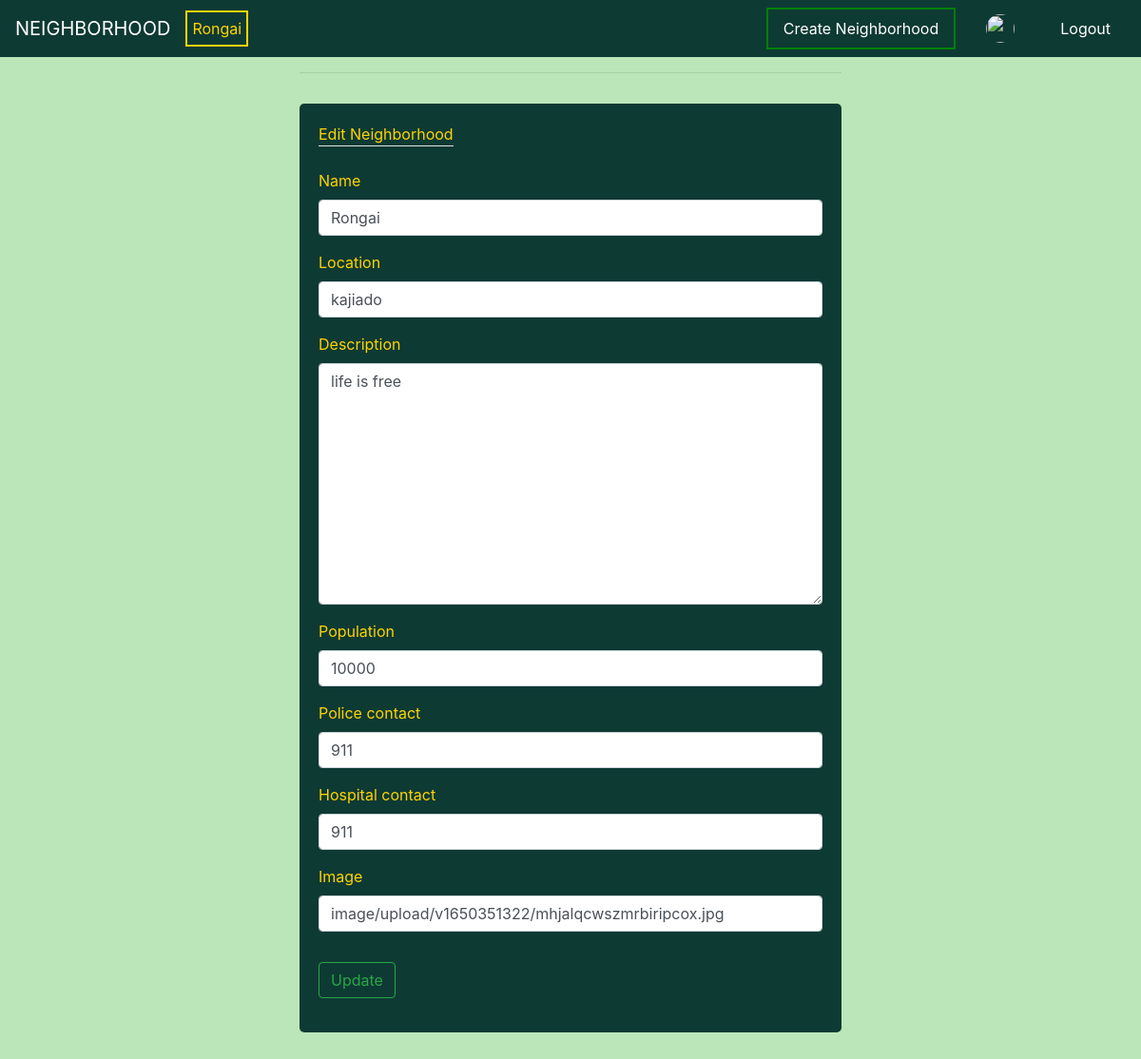
The page /update_neighborhood/1 (signed in) on the database its author committed.
### neighbor_app/models.py (models this page shows, shortened)
class Profile(models.Model):
  user = models.OneToOneField(User, on_delete=models.CASCADE,related_name='profile')
  first_name = models.CharField(max_length=100, blank=True)
  last_name = models.CharField(max_length=100, blank=True)
  email = models.EmailField(max_length=150)
  signup_confirmation = models.BooleanField(default=False)
  bio =models.TextField(null=True)
  profile_picture =CloudinaryField('image')
  neighborhood = models.ForeignKey('NeighborHood', on_delete=SET_NULL,null=True, related_name='people', blank=True)
  location =models.CharField(max_length=60,blank=True,null=True)

class NeighborHood(models.Model):
  name = models.CharField(max_length=60)
  location = models.CharField(max_length=60)
  admin = models.ForeignKey(Profile,on_delete=CASCADE,related_name='administrator')
  description = models.TextField()
  created_at = models.DateTimeField(auto_now_add=True)
  updated_at = models.DateTimeField(auto_now=True)
  population = models.IntegerField(null=True,blank = True)
  police_contact = models.IntegerField(null=True,blank = True)
  hospital_contact = models.IntegerField(null=True,blank = True)
  image = CloudinaryField('image')

### neighbor_app/views.py (the view)
# urls.py: path('update_neighborhood/<neighborhood_id>',app_views.update_neighborhood,name='update_neighborhood'),
@login_required
def update_neighborhood(request, neighborhood_id):
  neighborhood = NeighborHood.objects.get(pk=neighborhood_id)
  if request.method == 'POST':
    update_neighborhood_form = UpdateNeighborhoodForm(request.POST,request.FILES, instance=neighborhood)
    if update_neighborhood_form.is_valid():
      update_neighborhood_form.save()
      messages.success(request, f'Post updated!')
      return redirect('home')
  else:
    update_neighborhood_form = UpdateNeighborhoodForm(instance=neighborhood)
  return render(request, 'update_neighborhood.html', {"update_neighborhood_form":update_neighborhood_form})

### neighbor_app/forms.py
class UpdateNeighborhoodForm(forms.ModelForm):
  class Meta:
    model = NeighborHood
    fields = ['name','location','description','population','police_contact','hospital_contact','image']

### neighbor_app/templates/update_neighborhood.html (shortened to what this page needs)
{% extends "base.html" %}
{% load bootstrap4 %}
{% block content %}
<div class="container-fluid">
  <div class="row">
    <div class="col-md-3"></div>
    <div class="col-md-6">
      <hr>
      <div class="" id="myContent">
        <form class="forms" action="" method="POST" enctype="multipart/form-data">
          <fieldset class="form-group">
            <label for="" class="border-bottom mb-4 text-center">Edit Neighborhood</label>
            {% bootstrap_form update_neighborhood_form%}
          </fieldset>
          <div class="form-group">
            <button class="btn btn-outline-success" type="submit">Update</button>
          </div>
        </form>
      </div>
    </div>
    <div class="col-md-3"></div>
  </div>
</div>
{% endblock %}

### neighbor_app/templates/base.html (shortened to what this page needs)
{% load bootstrap4 %}
{% load static %}
{% load cloudinary %}
<!DOCTYPE html>
<html lang="en">
<head>
  <link rel="stylesheet" href="https://cdnjs.cloudflare.com/ajax/libs/font-awesome/4.7.0/css/font-awesome.min.css">
  {% block styles %}
  {% bootstrap_css %}
  <link rel="stylesheet" href="{% static 'css/styles.css' %}">
  {% endblock styles %}
</head>
<body>
    <nav class="navbar navbar-expand-md navbar-dark">
      <a href="{% url 'home' %}" class="navbar-brand">NEIGHBORHOOD</a>
      {% if request.user.profile.neighborhood %}
      <a class="my-neighborhood" href="{% url 'neighborhood' user.profile.neighborhood.id %}">{{user.profile.neighborhood.name}}</a>
      {% endif %}
      <div class="collapse navbar-collapse" id="navbarCollapse">
        {% if user.is_authenticated %}
        <a class="nav-item nav-link" style="border: 2px solid green; margin-left: 2px;" href="{% url 'create_neighborhood' %}">Create Neighborhood</a>
            {% if current_user.profile.profile_picture.url %}
            <a href="{% url 'profile'%}"><img class="profile_picture"
              src="{{ current_user.profile.profile_picture.url }}" alt=""></a>
              {% else %}
              <a  href="{% url 'profile'%}"><img class="profile_picture"
                src="https://res.cloudinary.com/dbos9xidr/image/upload/v1626854682/zvtfufhexa8lqqqgcdt3.png" alt=""></a>
                {% endif %}
        <a class="nav-item nav-link" href="/logout">Logout</a>
        {% else %}
        <a class="nav-item nav-link"  href="{% url 'register' %}">Signup</a>
        <a class="nav-item nav-link"  href="{% url 'login' %}">Login</a>
        {% endif %}
    </div>
</nav>
{% block content %}
{% endblock content %}
</body>
</html>

### neighbor_app/static/css/styles.css (style rules this page uses)
.navbar { background-color: rgb(14, 58, 52); color: white; }
nav { width: 100% !important; background-color: rgb(14, 58, 52) !important; }
body { background-color: #bae6b9; }
.profile_picture { width: 30px; height: 30px; border-radius: 50%; align-items: center; text-align: center; margin-left: 2rem; margin-right: 2rem; }
.forms, .panel { padding: 20px; background-color: rgb(14, 58, 52) !important; border-radius: 5px; color: #fed401; margin-bottom: 2rem; margin-top: 2rem; }
.nav-link { color: white !important; }
.my-neighborhood { color: #fed401; border: 2px solid #fed401; padding: 5px; }

### rows shown on the page
NeighborHood: name "Rongai", location "kajiado", description "life is free", population "10000", police_contact "911", hospital_contact "911", image "image/upload/v1650351322/mhjalqcwszmrbiripcox.jpg"

### other values the page prints
{{ user.profile.neighborhood.name }} "Rongai"
